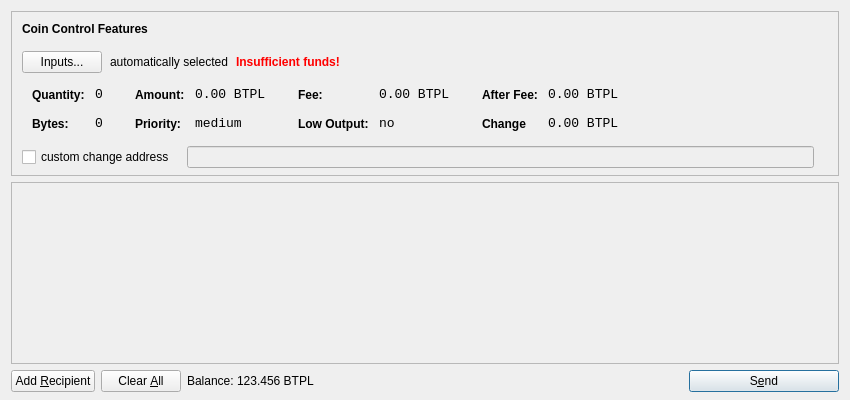
<?xml version="1.0" encoding="UTF-8"?>
<ui version="4.0">
 <class>SendCoinsDialog</class>
 <widget class="QDialog" name="SendCoinsDialog">
  <property name="geometry">
   <rect>
    <x>0</x>
    <y>0</y>
    <width>850</width>
    <height>400</height>
   </rect>
  </property>
  <property name="windowTitle">
   <string>Send Coins</string>
  </property>
  <layout class="QVBoxLayout" name="verticalLayout" stretch="0,1,0">
   <property name="bottomMargin">
    <number>8</number>
   </property>
   <item>
    <widget class="QFrame" name="frameCoinControl">
     <property name="sizePolicy">
      <sizepolicy hsizetype="Expanding" vsizetype="Expanding">
       <horstretch>0</horstretch>
       <verstretch>0</verstretch>
      </sizepolicy>
     </property>
     <property name="maximumSize">
      <size>
       <width>16777215</width>
       <height>16777215</height>
      </size>
     </property>
     <property name="frameShape">
      <enum>QFrame::StyledPanel</enum>
     </property>
     <property name="frameShadow">
      <enum>QFrame::Sunken</enum>
     </property>
     <layout class="QVBoxLayout" name="verticalLayoutCoinControl2">
      <property name="spacing">
       <number>6</number>
      </property>
      <property name="leftMargin">
       <number>0</number>
      </property>
      <property name="topMargin">
       <number>0</number>
      </property>
      <property name="rightMargin">
       <number>0</number>
      </property>
      <property name="bottomMargin">
       <number>6</number>
      </property>
      <item>
       <layout class="QVBoxLayout" name="verticalLayoutCoinControl" stretch="0,0,0,0,1">
        <property name="spacing">
         <number>0</number>
        </property>
        <property name="leftMargin">
         <number>10</number>
        </property>
        <property name="topMargin">
         <number>10</number>
        </property>
        <item>
         <layout class="QHBoxLayout" name="horizontalLayoutCoinControl1">
          <property name="bottomMargin">
           <number>15</number>
          </property>
          <item>
           <widget class="QLabel" name="labelCoinControlFeatures">
            <property name="sizePolicy">
             <sizepolicy hsizetype="Preferred" vsizetype="Maximum">
              <horstretch>0</horstretch>
              <verstretch>0</verstretch>
             </sizepolicy>
            </property>
            <property name="font">
             <font>
              <weight>75</weight>
              <bold>true</bold>
             </font>
            </property>
            <property name="styleSheet">
             <string notr="true">font-weight:bold;</string>
            </property>
            <property name="text">
             <string>Coin Control Features</string>
            </property>
           </widget>
          </item>
         </layout>
        </item>
        <item>
         <layout class="QHBoxLayout" name="horizontalLayoutCoinControl2" stretch="0,0,0,0">
          <property name="spacing">
           <number>8</number>
          </property>
          <property name="bottomMargin">
           <number>10</number>
          </property>
          <item>
           <widget class="QPushButton" name="pushButtonCoinControl">
            <property name="styleSheet">
             <string notr="true"/>
            </property>
            <property name="text">
             <string>Inputs...</string>
            </property>
           </widget>
          </item>
          <item>
           <widget class="QLabel" name="labelCoinControlAutomaticallySelected">
            <property name="text">
             <string>automatically selected</string>
            </property>
            <property name="margin">
             <number>5</number>
            </property>
           </widget>
          </item>
          <item>
           <widget class="QLabel" name="labelCoinControlInsuffFunds">
            <property name="font">
             <font>
              <weight>75</weight>
              <bold>true</bold>
             </font>
            </property>
            <property name="styleSheet">
             <string notr="true">color:red;font-weight:bold;</string>
            </property>
            <property name="text">
             <string>Insufficient funds!</string>
            </property>
            <property name="margin">
             <number>5</number>
            </property>
           </widget>
          </item>
          <item>
           <spacer name="horizontalSpacerCoinControl">
            <property name="orientation">
             <enum>Qt::Horizontal</enum>
            </property>
            <property name="sizeHint" stdset="0">
             <size>
              <width>40</width>
              <height>1</height>
             </size>
            </property>
           </spacer>
          </item>
         </layout>
        </item>
        <item>
         <widget class="QWidget" name="widgetCoinControl" native="true">
          <property name="sizePolicy">
           <sizepolicy hsizetype="Preferred" vsizetype="Preferred">
            <horstretch>0</horstretch>
            <verstretch>0</verstretch>
           </sizepolicy>
          </property>
          <property name="minimumSize">
           <size>
            <width>0</width>
            <height>0</height>
           </size>
          </property>
          <property name="styleSheet">
           <string notr="true"/>
          </property>
          <layout class="QHBoxLayout" name="horizontalLayoutCoinControl5">
           <property name="leftMargin">
            <number>0</number>
           </property>
           <property name="topMargin">
            <number>0</number>
           </property>
           <property name="rightMargin">
            <number>0</number>
           </property>
           <property name="bottomMargin">
            <number>0</number>
           </property>
           <item>
            <layout class="QHBoxLayout" name="horizontalLayoutCoinControl3" stretch="0,0,0,1">
             <property name="spacing">
              <number>20</number>
             </property>
             <property name="topMargin">
              <number>0</number>
             </property>
             <property name="bottomMargin">
              <number>10</number>
             </property>
             <item>
              <layout class="QFormLayout" name="formLayoutCoinControl1">
               <property name="horizontalSpacing">
                <number>10</number>
               </property>
               <property name="verticalSpacing">
                <number>14</number>
               </property>
               <property name="leftMargin">
                <number>10</number>
               </property>
               <property name="topMargin">
                <number>4</number>
               </property>
               <property name="rightMargin">
                <number>6</number>
               </property>
               <item row="0" column="0">
                <widget class="QLabel" name="labelCoinControlQuantityText">
                 <property name="styleSheet">
                  <string notr="true">font-weight:bold;</string>
                 </property>
                 <property name="text">
                  <string>Quantity:</string>
                 </property>
                 <property name="margin">
                  <number>0</number>
                 </property>
                </widget>
               </item>
               <item row="0" column="1">
                <widget class="QLabel" name="labelCoinControlQuantity">
                 <property name="font">
                  <font>
                   <family>Monospace</family>
                   <pointsize>10</pointsize>
                  </font>
                 </property>
                 <property name="cursor">
                  <cursorShape>IBeamCursor</cursorShape>
                 </property>
                 <property name="contextMenuPolicy">
                  <enum>Qt::ActionsContextMenu</enum>
                 </property>
                 <property name="text">
                  <string>0</string>
                 </property>
                 <property name="margin">
                  <number>0</number>
                 </property>
                 <property name="textInteractionFlags">
                  <set>Qt::LinksAccessibleByMouse|Qt::TextSelectableByKeyboard|Qt::TextSelectableByMouse</set>
                 </property>
                </widget>
               </item>
               <item row="1" column="0">
                <widget class="QLabel" name="labelCoinControlBytesText">
                 <property name="styleSheet">
                  <string notr="true">font-weight:bold;</string>
                 </property>
                 <property name="text">
                  <string>Bytes:</string>
                 </property>
                </widget>
               </item>
               <item row="1" column="1">
                <widget class="QLabel" name="labelCoinControlBytes">
                 <property name="font">
                  <font>
                   <family>Monospace</family>
                   <pointsize>10</pointsize>
                  </font>
                 </property>
                 <property name="cursor">
                  <cursorShape>IBeamCursor</cursorShape>
                 </property>
                 <property name="contextMenuPolicy">
                  <enum>Qt::ActionsContextMenu</enum>
                 </property>
                 <property name="text">
                  <string>0</string>
                 </property>
                 <property name="textInteractionFlags">
                  <set>Qt::LinksAccessibleByMouse|Qt::TextSelectableByKeyboard|Qt::TextSelectableByMouse</set>
                 </property>
                </widget>
               </item>
              </layout>
             </item>
             <item>
              <layout class="QFormLayout" name="formLayoutCoinControl2">
               <property name="horizontalSpacing">
                <number>10</number>
               </property>
               <property name="verticalSpacing">
                <number>14</number>
               </property>
               <property name="leftMargin">
                <number>6</number>
               </property>
               <property name="topMargin">
                <number>4</number>
               </property>
               <property name="rightMargin">
                <number>6</number>
               </property>
               <item row="0" column="0">
                <widget class="QLabel" name="labelCoinControlAmountText">
                 <property name="styleSheet">
                  <string notr="true">font-weight:bold;</string>
                 </property>
                 <property name="text">
                  <string>Amount:</string>
                 </property>
                 <property name="margin">
                  <number>0</number>
                 </property>
                </widget>
               </item>
               <item row="0" column="1">
                <widget class="QLabel" name="labelCoinControlAmount">
                 <property name="font">
                  <font>
                   <family>Monospace</family>
                   <pointsize>10</pointsize>
                  </font>
                 </property>
                 <property name="cursor">
                  <cursorShape>IBeamCursor</cursorShape>
                 </property>
                 <property name="contextMenuPolicy">
                  <enum>Qt::ActionsContextMenu</enum>
                 </property>
                 <property name="text">
                  <string notr="true">0.00 BTPL</string>
                 </property>
                 <property name="textInteractionFlags">
                  <set>Qt::LinksAccessibleByMouse|Qt::TextSelectableByKeyboard|Qt::TextSelectableByMouse</set>
                 </property>
                </widget>
               </item>
               <item row="1" column="0">
                <widget class="QLabel" name="labelCoinControlPriorityText">
                 <property name="styleSheet">
                  <string notr="true">font-weight:bold;</string>
                 </property>
                 <property name="text">
                  <string>Priority:</string>
                 </property>
                </widget>
               </item>
               <item row="1" column="1">
                <widget class="QLabel" name="labelCoinControlPriority">
                 <property name="font">
                  <font>
                   <family>Monospace</family>
                   <pointsize>10</pointsize>
                  </font>
                 </property>
                 <property name="cursor">
                  <cursorShape>IBeamCursor</cursorShape>
                 </property>
                 <property name="contextMenuPolicy">
                  <enum>Qt::ActionsContextMenu</enum>
                 </property>
                 <property name="text">
                  <string>medium</string>
                 </property>
                 <property name="textInteractionFlags">
                  <set>Qt::LinksAccessibleByMouse|Qt::TextSelectableByKeyboard|Qt::TextSelectableByMouse</set>
                 </property>
                </widget>
               </item>
              </layout>
             </item>
             <item>
              <layout class="QFormLayout" name="formLayoutCoinControl3">
               <property name="horizontalSpacing">
                <number>10</number>
               </property>
               <property name="verticalSpacing">
                <number>14</number>
               </property>
               <property name="leftMargin">
                <number>6</number>
               </property>
               <property name="topMargin">
                <number>4</number>
               </property>
               <property name="rightMargin">
                <number>6</number>
               </property>
               <item row="0" column="0">
                <widget class="QLabel" name="labelCoinControlFeeText">
                 <property name="styleSheet">
                  <string notr="true">font-weight:bold;</string>
                 </property>
                 <property name="text">
                  <string>Fee:</string>
                 </property>
                 <property name="margin">
                  <number>0</number>
                 </property>
                </widget>
               </item>
               <item row="0" column="1">
                <widget class="QLabel" name="labelCoinControlFee">
                 <property name="font">
                  <font>
                   <family>Monospace</family>
                   <pointsize>10</pointsize>
                  </font>
                 </property>
                 <property name="cursor">
                  <cursorShape>IBeamCursor</cursorShape>
                 </property>
                 <property name="contextMenuPolicy">
                  <enum>Qt::ActionsContextMenu</enum>
                 </property>
                 <property name="text">
                  <string notr="true">0.00 BTPL</string>
                 </property>
                 <property name="textInteractionFlags">
                  <set>Qt::LinksAccessibleByMouse|Qt::TextSelectableByKeyboard|Qt::TextSelectableByMouse</set>
                 </property>
                </widget>
               </item>
               <item row="1" column="0">
                <widget class="QLabel" name="labelCoinControlLowOutputText">
                 <property name="styleSheet">
                  <string notr="true">font-weight:bold;</string>
                 </property>
                 <property name="text">
                  <string>Low Output:</string>
                 </property>
                </widget>
               </item>
               <item row="1" column="1">
                <widget class="QLabel" name="labelCoinControlLowOutput">
                 <property name="font">
                  <font>
                   <family>Monospace</family>
                   <pointsize>10</pointsize>
                  </font>
                 </property>
                 <property name="cursor">
                  <cursorShape>IBeamCursor</cursorShape>
                 </property>
                 <property name="contextMenuPolicy">
                  <enum>Qt::ActionsContextMenu</enum>
                 </property>
                 <property name="text">
                  <string>no</string>
                 </property>
                 <property name="textInteractionFlags">
                  <set>Qt::LinksAccessibleByMouse|Qt::TextSelectableByKeyboard|Qt::TextSelectableByMouse</set>
                 </property>
                </widget>
               </item>
              </layout>
             </item>
             <item>
              <layout class="QFormLayout" name="formLayoutCoinControl4">
               <property name="horizontalSpacing">
                <number>10</number>
               </property>
               <property name="verticalSpacing">
                <number>14</number>
               </property>
               <property name="leftMargin">
                <number>6</number>
               </property>
               <property name="topMargin">
                <number>4</number>
               </property>
               <property name="rightMargin">
                <number>6</number>
               </property>
               <item row="0" column="0">
                <widget class="QLabel" name="labelCoinControlAfterFeeText">
                 <property name="styleSheet">
                  <string notr="true">font-weight:bold;</string>
                 </property>
                 <property name="text">
                  <string>After Fee:</string>
                 </property>
                 <property name="margin">
                  <number>0</number>
                 </property>
                </widget>
               </item>
               <item row="0" column="1">
                <widget class="QLabel" name="labelCoinControlAfterFee">
                 <property name="font">
                  <font>
                   <family>Monospace</family>
                   <pointsize>10</pointsize>
                  </font>
                 </property>
                 <property name="cursor">
                  <cursorShape>IBeamCursor</cursorShape>
                 </property>
                 <property name="contextMenuPolicy">
                  <enum>Qt::ActionsContextMenu</enum>
                 </property>
                 <property name="text">
                  <string notr="true">0.00 BTPL</string>
                 </property>
                 <property name="textInteractionFlags">
                  <set>Qt::LinksAccessibleByMouse|Qt::TextSelectableByKeyboard|Qt::TextSelectableByMouse</set>
                 </property>
                </widget>
               </item>
               <item row="1" column="0">
                <widget class="QLabel" name="labelCoinControlChangeText">
                 <property name="styleSheet">
                  <string notr="true">font-weight:bold;</string>
                 </property>
                 <property name="text">
                  <string>Change</string>
                 </property>
                </widget>
               </item>
               <item row="1" column="1">
                <widget class="QLabel" name="labelCoinControlChange">
                 <property name="font">
                  <font>
                   <family>Monospace</family>
                   <pointsize>10</pointsize>
                  </font>
                 </property>
                 <property name="cursor">
                  <cursorShape>IBeamCursor</cursorShape>
                 </property>
                 <property name="contextMenuPolicy">
                  <enum>Qt::ActionsContextMenu</enum>
                 </property>
                 <property name="text">
                  <string notr="true">0.00 BTPL</string>
                 </property>
                 <property name="textInteractionFlags">
                  <set>Qt::LinksAccessibleByMouse|Qt::TextSelectableByKeyboard|Qt::TextSelectableByMouse</set>
                 </property>
                </widget>
               </item>
              </layout>
             </item>
            </layout>
           </item>
          </layout>
         </widget>
        </item>
        <item>
         <layout class="QHBoxLayout" name="horizontalLayoutCoinControl4" stretch="0,0,0">
          <property name="spacing">
           <number>12</number>
          </property>
          <property name="sizeConstraint">
           <enum>QLayout::SetDefaultConstraint</enum>
          </property>
          <property name="topMargin">
           <number>5</number>
          </property>
          <property name="rightMargin">
           <number>5</number>
          </property>
          <item>
           <widget class="QCheckBox" name="checkBoxCoinControlChange">
            <property name="text">
             <string>custom change address</string>
            </property>
           </widget>
          </item>
          <item>
           <widget class="QLineEdit" name="lineEditCoinControlChange">
            <property name="enabled">
             <bool>false</bool>
            </property>
            <property name="sizePolicy">
             <sizepolicy hsizetype="Expanding" vsizetype="Fixed">
              <horstretch>0</horstretch>
              <verstretch>0</verstretch>
             </sizepolicy>
            </property>
           </widget>
          </item>
          <item>
           <widget class="QLabel" name="labelCoinControlChangeLabel">
            <property name="sizePolicy">
             <sizepolicy hsizetype="Preferred" vsizetype="Expanding">
              <horstretch>0</horstretch>
              <verstretch>0</verstretch>
             </sizepolicy>
            </property>
            <property name="minimumSize">
             <size>
              <width>0</width>
              <height>0</height>
             </size>
            </property>
            <property name="text">
             <string/>
            </property>
            <property name="margin">
             <number>3</number>
            </property>
           </widget>
          </item>
         </layout>
        </item>
        <item>
         <spacer name="verticalSpacerCoinControl">
          <property name="orientation">
           <enum>Qt::Vertical</enum>
          </property>
          <property name="sizeHint" stdset="0">
           <size>
            <width>800</width>
            <height>1</height>
           </size>
          </property>
         </spacer>
        </item>
       </layout>
      </item>
     </layout>
    </widget>
   </item>
   <item>
    <widget class="QScrollArea" name="scrollArea">
     <property name="widgetResizable">
      <bool>true</bool>
     </property>
     <widget class="QWidget" name="scrollAreaWidgetContents">
      <property name="geometry">
       <rect>
        <x>0</x>
        <y>0</y>
        <width>830</width>
        <height>172</height>
       </rect>
      </property>
      <layout class="QVBoxLayout" name="verticalLayout_2">
       <property name="leftMargin">
        <number>0</number>
       </property>
       <property name="topMargin">
        <number>0</number>
       </property>
       <property name="rightMargin">
        <number>0</number>
       </property>
       <property name="bottomMargin">
        <number>0</number>
       </property>
       <item>
        <layout class="QVBoxLayout" name="entries">
         <property name="spacing">
          <number>6</number>
         </property>
        </layout>
       </item>
       <item>
        <spacer name="verticalSpacer">
         <property name="orientation">
          <enum>Qt::Vertical</enum>
         </property>
         <property name="sizeHint" stdset="0">
          <size>
           <width>20</width>
           <height>40</height>
          </size>
         </property>
        </spacer>
       </item>
      </layout>
     </widget>
    </widget>
   </item>
   <item>
    <layout class="QHBoxLayout" name="horizontalLayout">
     <item>
      <widget class="QPushButton" name="addButton">
       <property name="toolTip">
        <string>Send to multiple recipients at once</string>
       </property>
       <property name="styleSheet">
        <string notr="true"/>
       </property>
       <property name="text">
        <string>Add &amp;Recipient</string>
       </property>
       <property name="autoDefault">
        <bool>false</bool>
       </property>
      </widget>
     </item>
     <item>
      <widget class="QPushButton" name="clearButton">
       <property name="sizePolicy">
        <sizepolicy hsizetype="Minimum" vsizetype="Fixed">
         <horstretch>0</horstretch>
         <verstretch>0</verstretch>
        </sizepolicy>
       </property>
       <property name="toolTip">
        <string>Remove all transaction fields</string>
       </property>
       <property name="styleSheet">
        <string notr="true"/>
       </property>
       <property name="text">
        <string>Clear &amp;All</string>
       </property>
       <property name="autoRepeatDelay">
        <number>300</number>
       </property>
       <property name="autoDefault">
        <bool>false</bool>
       </property>
      </widget>
     </item>
     <item>
      <layout class="QHBoxLayout" name="horizontalLayout_2">
       <property name="spacing">
        <number>3</number>
       </property>
       <item>
        <widget class="QLabel" name="label">
         <property name="sizePolicy">
          <sizepolicy hsizetype="Preferred" vsizetype="Fixed">
           <horstretch>0</horstretch>
           <verstretch>0</verstretch>
          </sizepolicy>
         </property>
         <property name="text">
          <string>Balance:</string>
         </property>
        </widget>
       </item>
       <item>
        <widget class="QLabel" name="labelBalance">
         <property name="sizePolicy">
          <sizepolicy hsizetype="Preferred" vsizetype="Fixed">
           <horstretch>0</horstretch>
           <verstretch>0</verstretch>
          </sizepolicy>
         </property>
         <property name="cursor">
          <cursorShape>IBeamCursor</cursorShape>
         </property>
         <property name="text">
          <string notr="true">123.456 BTPL</string>
         </property>
         <property name="textInteractionFlags">
          <set>Qt::LinksAccessibleByMouse|Qt::TextSelectableByKeyboard|Qt::TextSelectableByMouse</set>
         </property>
        </widget>
       </item>
      </layout>
     </item>
     <item>
      <spacer name="horizontalSpacer">
       <property name="orientation">
        <enum>Qt::Horizontal</enum>
       </property>
       <property name="sizeHint" stdset="0">
        <size>
         <width>40</width>
         <height>20</height>
        </size>
       </property>
      </spacer>
     </item>
     <item>
      <widget class="QPushButton" name="sendButton">
       <property name="minimumSize">
        <size>
         <width>150</width>
         <height>0</height>
        </size>
       </property>
       <property name="toolTip">
        <string>Confirm the send action</string>
       </property>
       <property name="styleSheet">
        <string notr="true"/>
       </property>
       <property name="text">
        <string>S&amp;end</string>
       </property>
       <property name="icon">
        <iconset resource="../bitcoinplanet.qrc">
         <normaloff>:/icons/send</normaloff>:/icons/send</iconset>
       </property>
       <property name="default">
        <bool>true</bool>
       </property>
      </widget>
     </item>
    </layout>
   </item>
  </layout>
 </widget>
 <resources>
  <include location="../bitcoinplanet.qrc"/>
 </resources>
 <connections/>
</ui>
